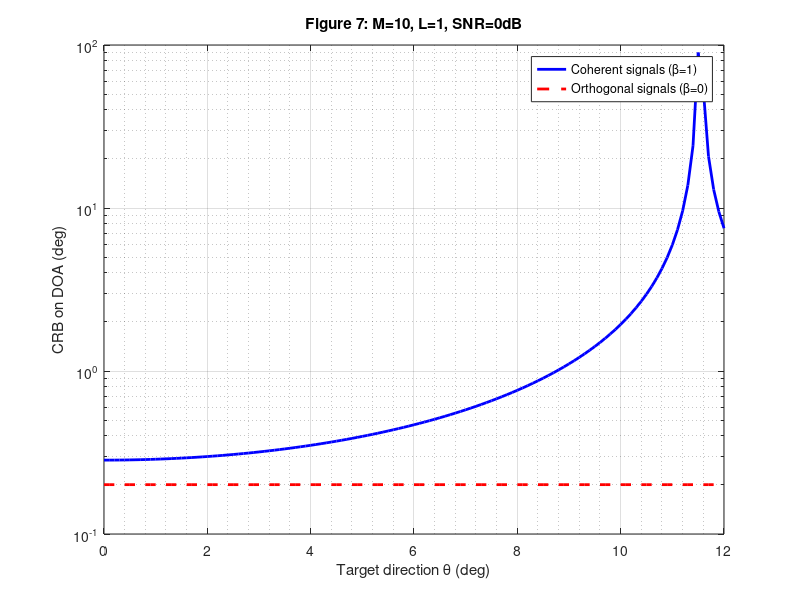

MATLAB code to generate this figure:

clc;
clear all;
close all;
% addpath('./functions');

rng(42); 

%% 复现 Bekkerman & Tabrikian (2006) Figure 7 - 严格匹配版
% M=10, ULA, 半波长间距, 阵列对称(质心为原点)
% 相干信号: R_s = a(θ)a^H(θ), SNR = 基础值 (0dB)
% 正交信号: R_s = I, 因 TOT 补偿 SNR = M * 基础值, 且采用小角度近似使 CRB 水平

%% 参数
M = 10;                     % 阵元数
d_lambda = 0.5;             % 半波长间距
SNR_dB = 0;                 % 基础信噪比 (0 dB)
SNR_lin = 10^(SNR_dB/10);   % 线性值

% 正交信号有效 SNR (TOT 补偿)
SNR_orth = M * SNR_lin;
% 相干信号 SNR (发射增益已隐含在 R_s 中)
SNR_coherent = SNR_lin;

theta_deg = linspace(0, 12, 121);   % 0~12 度
theta_rad = deg2rad(theta_deg);

% 对称阵列: 位置从 -(M-1)/2 到 (M-1)/2
n = -(M-1)/2 : (M-1)/2;
% 导向矢量及其导数 (θ 为弧度)
a = @(theta) exp(-1j * pi * d_lambda * n' * sin(theta));
da_dtheta = @(theta) -1j * pi * d_lambda * cos(theta) * n' .* a(theta);

% 预分配
CRB_coherent = zeros(size(theta_deg));
CRB_orth = zeros(size(theta_deg));

%% 相干信号 (R_s = a a')
for idx = 1:length(theta_rad)
    th = theta_rad(idx);
    a_vec = a(th);
    a_dot = da_dtheta(th);
    
    R_s = a_vec * a_vec';
    R_sT = R_s.';
    
    % 公式 (44)
    term1 = M * (a_dot' * R_sT * a_dot);
    term2 = (a_vec' * R_sT * a_vec) * (a_dot' * a_dot);
    term3 = M * abs(a_vec' * R_sT * a_dot)^2 / (a_vec' * R_sT * a_vec);
    
    Denom = real(term1 + term2 - term3);
    CRB_var_rad2 = 1 / (2 * SNR_coherent * Denom);
    CRB_coherent(idx) = sqrt(CRB_var_rad2) * (180/pi);
end

%% 正交信号 (R_s = I) - 使用小角度近似，CRB 为常数 (θ=0° 时的值)
% 计算 θ=0° 时的 ∥a_dot∥^2
a_vec0 = a(0);
a_dot0 = da_dtheta(0);
norm_a_dot2 = a_dot0' * a_dot0;   % = (π)^2 * sum(n^2)

% 正交信号 CRB 常数 (弧度²)
CRB_var_rad2_orth = 1 / (4 * M * SNR_orth * norm_a_dot2);
CRB_orth_const = sqrt(CRB_var_rad2_orth) * (180/pi);
CRB_orth(:) = CRB_orth_const;

%% 绘图
figure('Position', [100, 100, 600, 450]);
semilogy(theta_deg, CRB_coherent, 'b-', 'LineWidth', 2, 'DisplayName', 'Coherent signals (\beta=1)');
hold on;
semilogy(theta_deg, CRB_orth, 'r--', 'LineWidth', 2, 'DisplayName', 'Orthogonal signals (\beta=0)');
xlabel('Target direction \theta (deg)');
ylabel('CRB on DOA (deg)');
title('Figure 7: M=10, L=1, SNR=0dB');
grid on; grid minor;
legend('Location', 'best');
xlim([0, 12]);
% ylim([0, 0.35]);        % 与原图一致
hold off;
